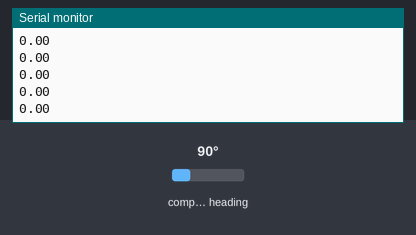
The sketch below on a simulated Arduino Uno, built with avr-gcc and run on an emulated ATmega328P. On the bench: the last lines printed to the serial monitor. Wiring (inferred from the names in the program): HMC5883L compass at I2C address 0x1E. The inputs (shaded band) are chosen by the test bench; at power-on: compass heading 90°.

Above: at 1.2 s.
1.3 s: compass heading set to 7°
At 1.33 s:
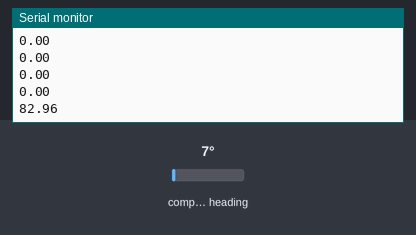
2.8 s: compass heading set to 180°
At 2.8 s:
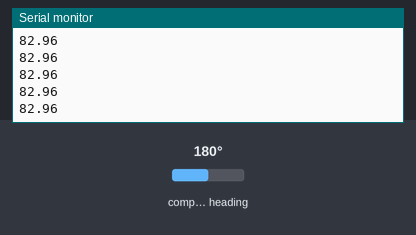
Timing chart, 0 to 5.8 s (numbered marks = the images above; inputs shaded):
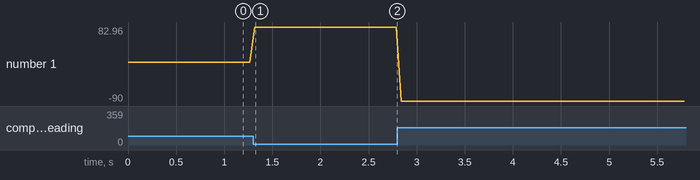

Measured:
- after the input at 1.3 s, the serial monitor: prints a new line at once (image 1)
- plotted number 1: 0 → 82.96 after the input at 1.3 s, 82.96 → -90 after the input at 2.8 s

The sketch:

CompassDemo.ino
```cpp
#include <Servo.h>
#include <Wire.h>
#include "compassFunctions.h"

float heading = 0.0;

void setup()
{
  CompassSetup();
  heading = getHeading();

  Serial.begin(57600);
  while (!Serial){;}
}

void loop()
{
  Serial.println(heading);
  delay(50);
  heading = getHeading();
}
```

compassFunctions.h
```cpp
#include <math.h>

#define address 0x1E //0011110b, I2C 7bit address of HMC5883
#define ToRad(x) (x*0.01745329252)  // *pi/180
#define ToDeg(x) (x*57.2957795131)  // *180/pi


void CompassSetup()
{
  //Put the HMC5883 IC into the correct operating mode
  Wire.beginTransmission(address); //open communication with HMC5883
  Wire.write(0x02); //select mode register
  Wire.write(0x00); //continuous measurement mode
  Wire.endTransmission();
}


float getHeading()
{

  int x,y,z; //triple axis data

  //Tell the HMC5883 where to begin reading data
  Wire.beginTransmission(address);
  Wire.write(0x03); //select register 3, X MSB register
  Wire.endTransmission();


 //Read data from each axis, 2 registers per axis
  Wire.requestFrom(address, 6);
  if(6<=Wire.available()){
    x = Wire.read()<<8; //X msb
    x |= Wire.read(); //X lsb
    z = Wire.read()<<8; //Z msb
    z |= Wire.read(); //Z lsb
    y = Wire.read()<<8; //Y msb
    y |= Wire.read(); //Y lsb
  }

  return ToDeg(atan2(x,y));
}
```
